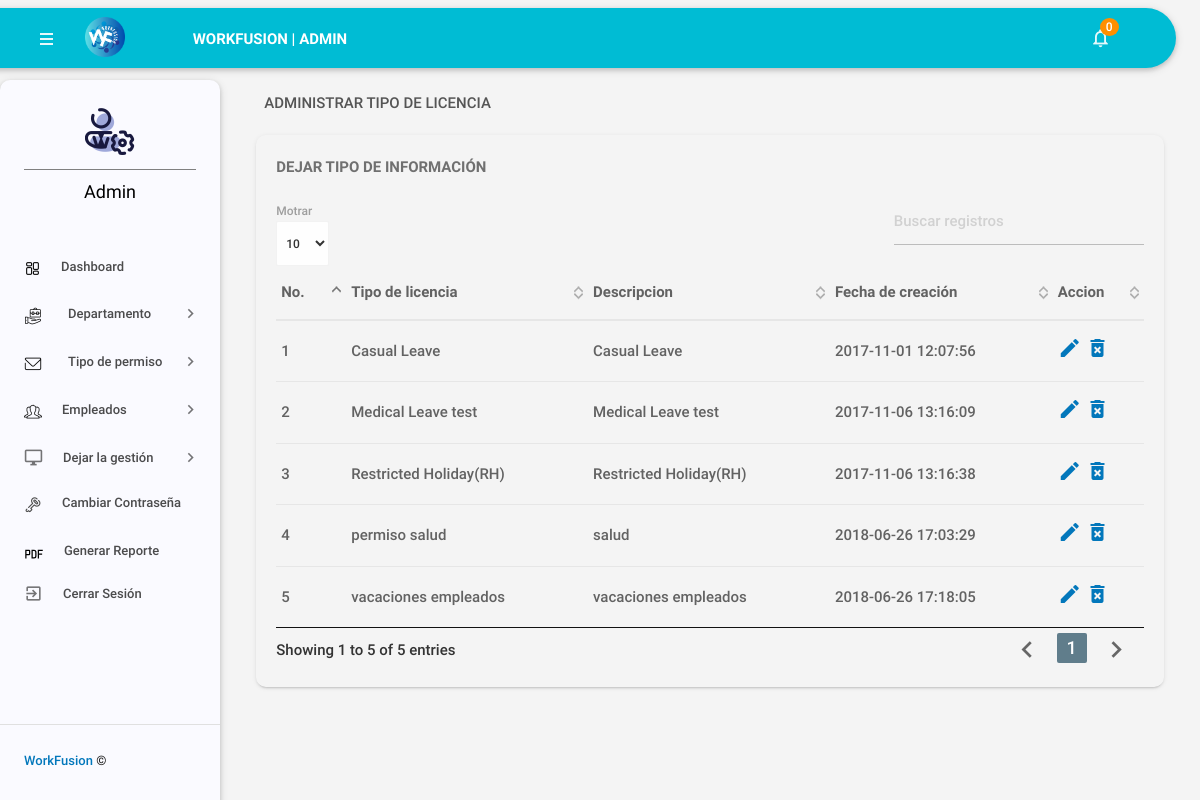
Screenshot of /admin/manageleavetype.php (signed in) with the database file from the repository.
### tables this page shows
CREATE TABLE `tblleavetype` (
  `id` int(11) NOT NULL,
  `LeaveType` varchar(200) DEFAULT NULL,
  `Description` mediumtext,
  `CreationDate` timestamp NOT NULL DEFAULT CURRENT_TIMESTAMP
);

### admin/manageleavetype.php (the view, shortened to what this page needs)
<?php
include('includes/config.php');
if (strlen($_SESSION['alogin']) == 0) {
    header('location:index.php');
} else {
?>
    <!DOCTYPE html>
    <html lang="es">
    <head>
        <link type="text/css" rel="stylesheet" href="../assets/plugins/materialize/css/materialize.min.css" />
        <link href="../assets/plugins/material-preloader/css/materialPreloader.min.css" rel="stylesheet">
        <link href="../assets/plugins/datatables/css/jquery.dataTables.min.css" rel="stylesheet">
        <link href="../assets/css/alpha.min.css" rel="stylesheet" type="text/css" />
        <link href="../assets/css/custom.css" rel="stylesheet" type="text/css" />
    </head>
    <body>
        <?php include('includes/header.php'); ?>
        <?php include('includes/sidebar.php'); ?>
        <main class="mn-inner">
            <div class="row">
                <div class="col s12">
                    <div class="page-title">Administrar tipo de licencia</div>
                </div>
                <div class="col s12 m12 l12">
                    <div class="card">
                        <div class="card-content">
                            <span class="card-title">Dejar tipo de información</span>
                            <table id="example" class="display responsive-table ">
                                <thead>
                                    <tr>
                                        <th>No.ㅤ</th>
                                        <th>Tipo de licencia</th>
                                        <th>Descripcion</th>
                                        <th> Fecha de creación</th>
                                        <th>Accion</th>
                                    </tr>
                                </thead>
                                <tbody>
                                    <?php $sql = "SELECT * from tblleavetype";
                                    $query = $dbh->prepare($sql);
                                    $query->execute();
                                    $results = $query->fetchAll(PDO::FETCH_OBJ);
                                    $cnt = 1;
                                    if ($query->rowCount() > 0) {
                                        foreach ($results as $result) {               ?>
                                            <tr>
                                                <td><?php echo htmlentities($cnt); ?></td>
                                                <td><?php echo htmlentities($result->LeaveType); ?></td>
                                                <td><?php echo htmlentities($result->Description); ?></td>
                                                <td><?php echo htmlentities($result->CreationDate); ?></td>
                                                <td><a href="editleavetype.php?lid=<?php echo htmlentities($result->id); ?>"><i class="material-icons">mode_edit</i></a>
                                                    <a href="manageleavetype.php?del=<?php echo htmlentities($result->id); ?>" onclick="return confirm('¿Desea eliminar?');"> <i class="material-icons">delete_forever</i></a>
                                                </td>
                                            </tr>
                                    <?php $cnt++;
                                        }
                                    } ?>
                                </tbody>
                            </table>
                        </div>
                    </div>
                </div>
            </div>
        </main>
        </div>
        <div class="left-sidebar-hover"></div>
    </body>
    </html>
<?php } ?>

### rows the page displays
tblleavetype: LeaveType "Casual Leave", Description "Casual Leave", CreationDate "2017-11-01 12:07:56"
tblleavetype: LeaveType "Medical Leave test", Description "Medical Leave test", CreationDate "2017-11-06 13:16:09"
tblleavetype: LeaveType "Restricted Holiday(RH)", Description "Restricted Holiday(RH)", CreationDate "2017-11-06 13:16:38"
tblleavetype: LeaveType "permiso salud", Description "salud", CreationDate "2018-06-26 17:03:29"
tblleavetype: LeaveType "vacaciones empleados", Description "vacaciones empleados", CreationDate "2018-06-26 17:18:05"

### other values shown
$unreadcount "0"
